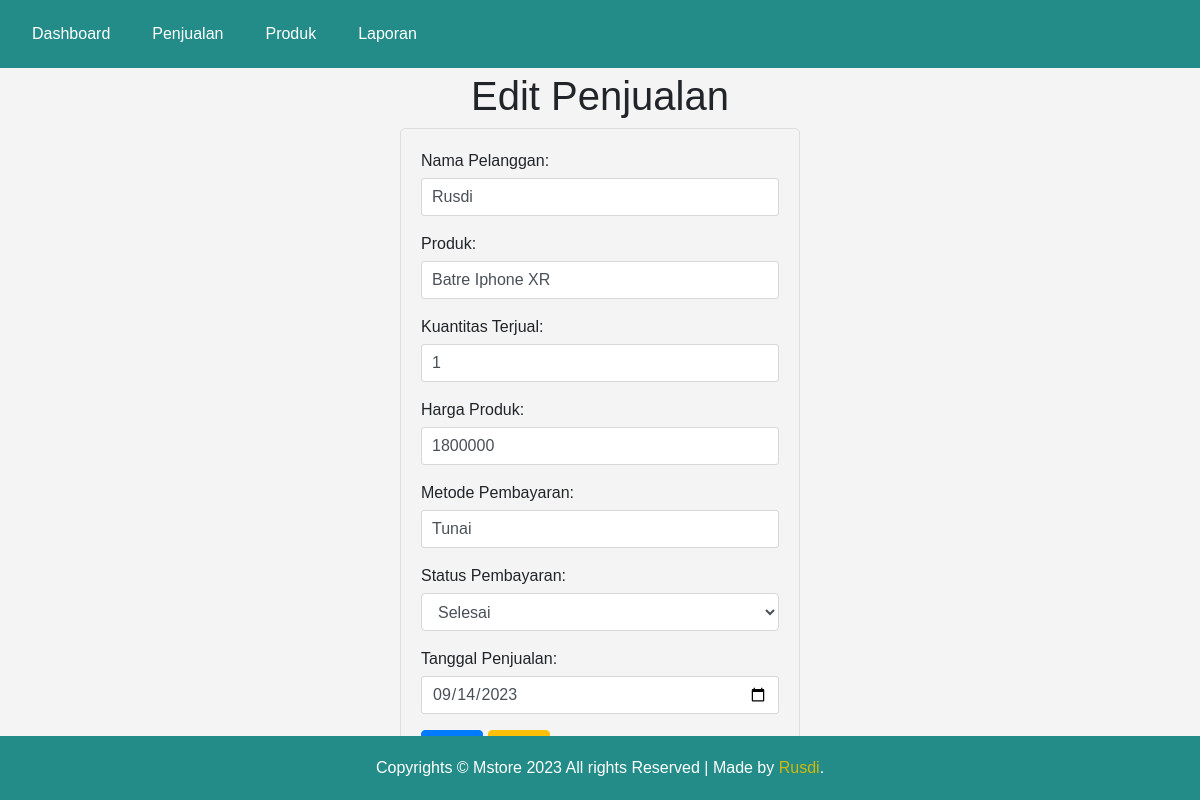
Screenshot of /edit_penjualan.php?id=1 with the database file from the repository.
### tables this page shows
CREATE TABLE `penjualan` (
  `id_penjualan` int(11) NOT NULL,
  `nama_pelanggan` varchar(255) NOT NULL,
  `produk` varchar(255) NOT NULL,
  `kuantitas_terjual` int(11) NOT NULL,
  `harga_produk` decimal(10,0) DEFAULT NULL,
  `total_harga` decimal(10,0) NOT NULL,
  `metode_pembayaran` varchar(50) DEFAULT NULL,
  `status_pembayaran` varchar(20) DEFAULT NULL,
  `tanggal_penjualan` date NOT NULL
);

### edit_penjualan.php (the view, shortened to what this page needs)
<?php
$koneksi = mysqli_connect("localhost", "root", "", "mstorenew");
if (isset($_GET["id"])) {
    $id_penjualan = $_GET["id"];
} else {
    die("ID penjualan tidak ditemukan.");
}
$sql = "SELECT * FROM penjualan WHERE id_penjualan = $id_penjualan";
$result = mysqli_query($koneksi, $sql);
if ($result && mysqli_num_rows($result) == 1) {
    $row = mysqli_fetch_assoc($result);
} else {
    die("Data penjualan tidak ditemukan.");
}
?>
<!DOCTYPE html>
<html lang="en">
<head>
    <link rel="stylesheet" href="https://maxcdn.bootstrapcdn.com/bootstrap/4.5.2/css/bootstrap.min.css">
    <link rel="stylesheet" type="text/css" href="style.css">
</head>
<body>
    <div class="navbar">
        <ul>
            <li><a href="index.php">Dashboard</a></li>
            <li><a href="penjualan.php">Penjualan</a></li>
            <li><a href="produk.php">Produk</a></li>
            <li><a href="laporan.php">Laporan</a></li>
        </ul>
    </div>
    <br><br><br>
    <h1 style="text-align: center;">Edit Penjualan</h1>
    <form method="POST" action="edit_penjualan.php?id=<?php echo $id_penjualan; ?>">
        <div class="form-group">
            <label for="nama_pelanggan">Nama Pelanggan:</label>
            <input type="text" class="form-control" name="nama_pelanggan" id="nama_pelanggan" value="<?php echo htmlspecialchars($row['nama_pelanggan']); ?>" required>
        </div>
        <div class="form-group">
            <label for="produk">Produk:</label>
            <input type="text" class="form-control" name="produk" id="produk" value="<?php echo htmlspecialchars($row['produk']); ?>" required>
        </div>
        <div class="form-group">
            <label for="kuantitas_terjual">Kuantitas Terjual:</label>
            <input type="number" class="form-control" name="kuantitas_terjual" id="kuantitas_terjual" value="<?php echo $row['kuantitas_terjual']; ?>" required>
        </div>
        <div class="form-group">
            <label for="harga_produk">Harga Produk:</label>
            <input type="number" class="form-control" name="harga_produk" id="harga_produk" value="<?php echo $row['harga_produk']; ?>" required>
        </div>
        <div class="form-group">
            <label for="metode_pembayaran">Metode Pembayaran:</label>
            <input type="text" class="form-control" name="metode_pembayaran" id="metode_pembayaran" value="<?php echo htmlspecialchars($row['metode_pembayaran']); ?>" required>
        </div>
        <div class="form-group">
            <label for="status_pembayaran">Status Pembayaran:</label>
            <select class="form-control" name="status_pembayaran" id="status_pembayaran" required>
                <option value="Selesai" <?php if ($row['status_pembayaran'] == 'Selesai') echo 'selected'; ?>>Selesai</option>
            </select>
        </div>
        <div class="form-group">
            <label for="tanggal_penjualan">Tanggal Penjualan:</label>
            <input type="date" class="form-control" name="tanggal_penjualan" id="tanggal_penjualan" value="<?php echo $row['tanggal_penjualan']; ?>" required>
        </div>
        <button type="submit" class="btn btn-primary">Save</button>
        <a class="btn btn-warning" href="penjualan.php">Back</a>
    </form>
    <div class="footer">
        Copyrights &copy; Mstore 2023 All rights Reserved | Made by <a href="https://instagram.com/mhdrusdik">Rusdi</a>.
    </div>
</body>
</html>

### style.css (style rules this page uses)
body { font-family: Arial, sans-serif; background-color: #f4f4f4; margin: 0; padding: 0; color: #55555; }
.navbar { background-color: #238c88; overflow: hidden; position: fixed; width: 100%; }
.navbar ul { list-style-type: none; margin: 0; padding: 0; }
.navbar li { float: left; margin-right: 10px; }
.navbar a { display: block; color: white; text-align: center; padding: 14px 16px; text-decoration: none; }
.footer { background-color: #238c88; color: white; text-align: center; padding: 20px; position: fixed; max-width: 100%; bottom: 0; width: 100%; }
.footer a { color: #d1b906; text-decoration: none; }

### edit_penjualan.php (style rules this page uses)
form { max-width: 400px; margin: 0 auto; padding: 20px; background-color: #f4f4f4; border: 1px solid #ddd; border-radius: 5px; }
label { display: block; margin-bottom: 5px; }
input[type="text"], input[type="number"], input[type="date"], select { width: 100%; padding: 10px; margin-bottom: 10px; border: 1px solid #ccc; border-radius: 3px; box-sizing: border-box; }
input:required, select:required { border-color: #d9d7d7; }

### rows the page displays
penjualan: nama_pelanggan "Rusdi", produk "Batre Iphone XR", kuantitas_terjual "1", harga_produk "1800000", metode_pembayaran "Tunai", status_pembayaran "Selesai", tanggal_penjualan "09/14/2023"
